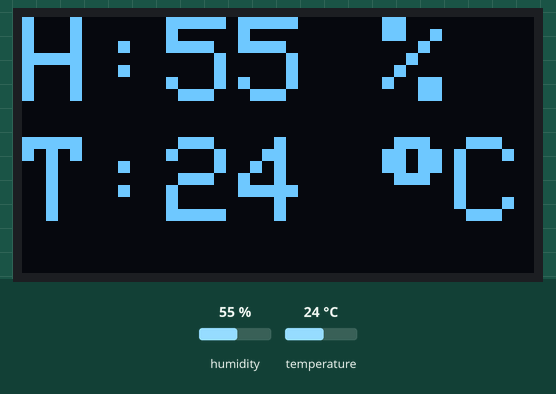
Recording of a sketch running on a simulated ESP8266 (NodeMCU). On the bench: 128×64 one-colour display. Wiring (inferred from the names in the program): DHT11 sensor: data D4. The test bench sets the inputs (shaded band); at power-on: humidity 55 %, temperature 24 °C. What the sketch prints to the serial monitor is not drawn.

Above: at 5.1 s.
5.2 s: humidity set to 22 %
At 6.9 s:
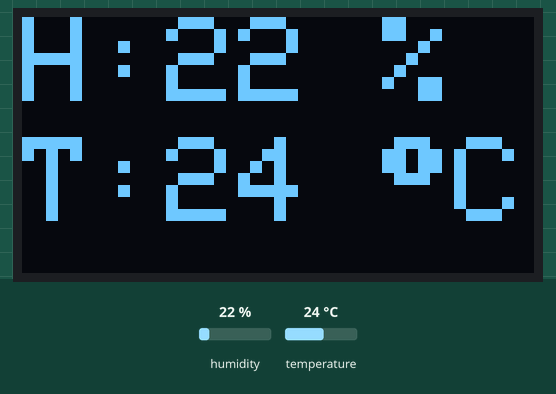
8.2 s: temperature set to 12 °C
At 9.3 s:
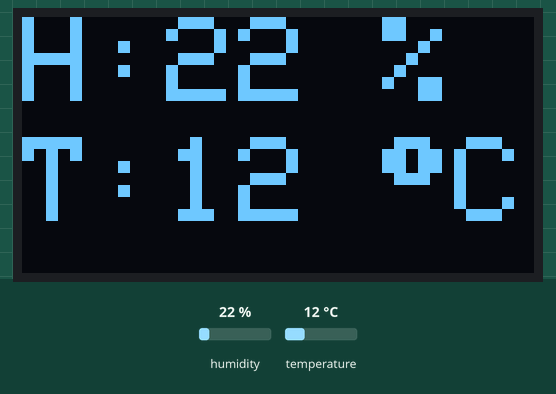
11.2 s: humidity set to 40 %
At 12.9 s:
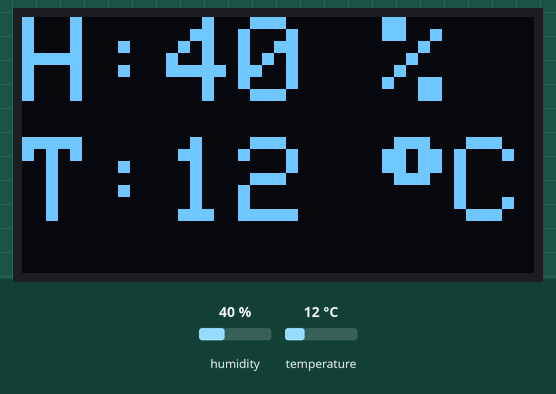
14.2 s: temperature set to 19 °C
At 15.3 s:
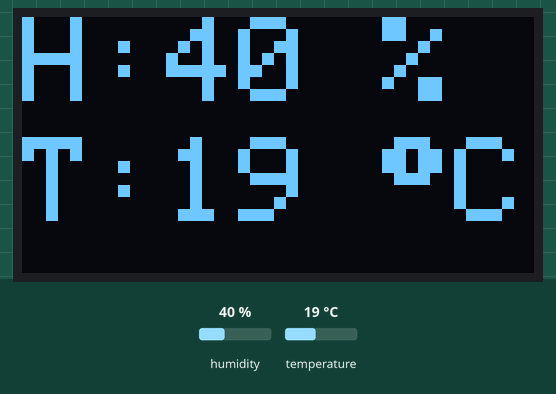
Timing chart, 0 to 17.2 s (numbered marks = the images above; inputs shaded):
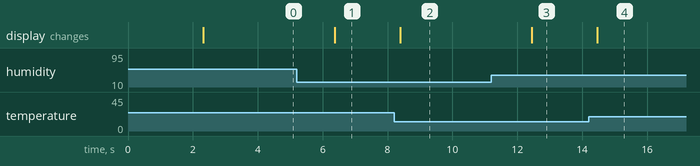

The sketch:

AWIFI-DHT11OLED.ino
```cpp
#include "DHT.h"
#include <Wire.h>
#include <SPI.h>
#include <Adafruit_GFX.h>
#include <Adafruit_SSD1306.h>
#define OLED_RESET -1
Adafruit_SSD1306 OLED(OLED_RESET);

#define DHTTYPE DHT11
#define DHTPIN  D4
DHT dht(DHTPIN, DHTTYPE, 15);

void setup()
{
  Serial.begin(9600);
  OLED.begin(SSD1306_SWITCHCAPVCC, 0x3C);
}

void loop()
{
  float h = dht.readHumidity();
  float t = dht.readTemperature();
  float f = dht.readTemperature(true);
  if (isnan(h) || isnan(t) || isnan(f))
  {
    Serial.println("Failed to read from DHT sensor!");
  }
  else
  {
    OLED.clearDisplay();
    OLED.setTextColor(WHITE);
    OLED.setCursor(0, 0);
    OLED.setTextSize(3);
    OLED.println(String("H:") + String(h, 0) + " %");
    OLED.setCursor(0 , 30);
    OLED.print(String("T:") + String(t, 0) + " ");
    OLED.write(247);
    OLED.print("C");
    OLED.display();
  }
}
```

DHT.h
```cpp
// (licence header left out)
#ifndef DHT_H
#define DHT_H

#if ARDUINO >= 100
 #include "Arduino.h"
#else
 #include "WProgram.h"
#endif


// Uncomment to enable printing out nice debug messages.
//#define DHT_DEBUG

// Define where debug output will be printed.
#define DEBUG_PRINTER Serial

// Setup debug printing macros.
#ifdef DHT_DEBUG
  #define DEBUG_PRINT(...) { DEBUG_PRINTER.print(__VA_ARGS__); }
  #define DEBUG_PRINTLN(...) { DEBUG_PRINTER.println(__VA_ARGS__); }
#else
  #define DEBUG_PRINT(...) {}
  #define DEBUG_PRINTLN(...) {}
#endif

// Define types of sensors.
#define DHT11 11
#define DHT22 22
#define DHT21 21
#define AM2301 21


class DHT {
  public:
   DHT(uint8_t pin, uint8_t type, uint8_t count=6);
   void begin(void);
   float readTemperature(bool S=false, bool force=false);
   float convertCtoF(float);
   float convertFtoC(float);
   float computeHeatIndex(float temperature, float percentHumidity, bool isFahrenheit=true);
   float readHumidity(bool force=false);
   boolean read(bool force=false);

 private:
  uint8_t data[5];
  uint8_t _pin, _type;
  #ifdef __AVR
    // Use direct GPIO access on an 8-bit AVR so keep track of the port and bitmask
    // for the digital pin connected to the DHT.  Other platforms will use digitalRead.
    uint8_t _bit, _port;
  #endif
  uint32_t _lastreadtime, _maxcycles;
  bool _lastresult;

  uint32_t expectPulse(bool level);

};

class InterruptLock {
  public:
   InterruptLock() {
    noInterrupts();
   }
   ~InterruptLock() {
    interrupts();
   }

};

#endif
```

DHT.cpp
```cpp
// (licence header left out)
#include "DHT.h"

#define MIN_INTERVAL 2000

DHT::DHT(uint8_t pin, uint8_t type, uint8_t count) {
  _pin = pin;
  _type = type;
  #ifdef __AVR
    _bit = digitalPinToBitMask(pin);
    _port = digitalPinToPort(pin);
  #endif
  _maxcycles = microsecondsToClockCycles(1000);  // 1 millisecond timeout for
                                                 // reading pulses from DHT sensor.
  // Note that count is now ignored as the DHT reading algorithm adjusts itself
  // basd on the speed of the processor.
}

void DHT::begin(void) {
  // set up the pins!
  pinMode(_pin, INPUT_PULLUP);
  // Using this value makes sure that millis() - lastreadtime will be
  // >= MIN_INTERVAL right away. Note that this assignment wraps around,
  // but so will the subtraction.
  _lastreadtime = -MIN_INTERVAL;
  DEBUG_PRINT("Max clock cycles: "); DEBUG_PRINTLN(_maxcycles, DEC);
}

//boolean S == Scale.  True == Fahrenheit; False == Celcius
float DHT::readTemperature(bool S, bool force) {
  float f = NAN;

  if (read(force)) {
    switch (_type) {
    case DHT11:
      f = data[2];
      if(S) {
        f = convertCtoF(f);
      }
      break;
    case DHT22:
    case DHT21:
      f = data[2] & 0x7F;
      f *= 256;
      f += data[3];
      f *= 0.1;
      if (data[2] & 0x80) {
        f *= -1;
      }
      if(S) {
        f = convertCtoF(f);
      }
      break;
    }
  }
  return f;
}

float DHT::convertCtoF(float c) {
  return c * 1.8 + 32;
}

float DHT::convertFtoC(float f) {
  return (f - 32) * 0.55555;
}

float DHT::readHumidity(bool force) {
  float f = NAN;
  if (read()) {
    switch (_type) {
    case DHT11:
      f = data[0];
      break;
    case DHT22:
    case DHT21:
      f = data[0];
      f *= 256;
      f += data[1];
      f *= 0.1;
      break;
    }
  }
  return f;
}

//boolean isFahrenheit: True == Fahrenheit; False == Celcius
float DHT::computeHeatIndex(float temperature, float percentHumidity, bool isFahrenheit) {
  // Using both Rothfusz and Steadman's equations
  // http://www.wpc.ncep.noaa.gov/html/heatindex_equation.shtml
  float hi;

  if (!isFahrenheit)
    temperature = convertCtoF(temperature);

  hi = 0.5 * (temperature + 61.0 + ((temperature - 68.0) * 1.2) + (percentHumidity * 0.094));

  if (hi > 79) {
    hi = -42.379 +
             2.04901523 * temperature +
            10.14333127 * percentHumidity +
            -0.22475541 * temperature*percentHumidity +
            -0.00683783 * pow(temperature, 2) +
            -0.05481717 * pow(percentHumidity, 2) +
             0.00122874 * pow(temperature, 2) * percentHumidity +
             0.00085282 * temperature*pow(percentHumidity, 2) +
            -0.00000199 * pow(temperature, 2) * pow(percentHumidity, 2);

    if((percentHumidity < 13) && (temperature >= 80.0) && (temperature <= 112.0))
      hi -= ((13.0 - percentHumidity) * 0.25) * sqrt((17.0 - abs(temperature - 95.0)) * 0.05882);

    else if((percentHumidity > 85.0) && (temperature >= 80.0) && (temperature <= 87.0))
      hi += ((percentHumidity - 85.0) * 0.1) * ((87.0 - temperature) * 0.2);
  }

  return isFahrenheit ? hi : convertFtoC(hi);
}

boolean DHT::read(bool force) {
  // Check if sensor was read less than two seconds ago and return early
  // to use last reading.
  uint32_t currenttime = millis();
  if (!force && ((currenttime - _lastreadtime) < 2000)) {
    return _lastresult; // return last correct measurement
  }
  _lastreadtime = currenttime;

  // Reset 40 bits of received data to zero.
  data[0] = data[1] = data[2] = data[3] = data[4] = 0;

  // Send start signal.  See DHT datasheet for full signal diagram:
  //   http://www.adafruit.com/datasheets/Digital%20humidity%20and%20temperature%20sensor%20AM2302.pdf

  // Go into high impedence state to let pull-up raise data line level and
  // start the reading process.
  digitalWrite(_pin, HIGH);
  delay(250);

  // First set data line low for 20 milliseconds.
  pinMode(_pin, OUTPUT);
  digitalWrite(_pin, LOW);
  delay(20);

  uint32_t cycles[80];
  {
    // Turn off interrupts temporarily because the next sections are timing critical
    // and we don't want any interruptions.
    InterruptLock lock;

    // End the start signal by setting data line high for 40 microseconds.
    digitalWrite(_pin, HIGH);
    delayMicroseconds(40);

    // Now start reading the data line to get the value from the DHT sensor.
    pinMode(_pin, INPUT_PULLUP);
    delayMicroseconds(10);  // Delay a bit to let sensor pull data line low.

    // First expect a low signal for ~80 microseconds followed by a high signal
    // for ~80 microseconds again.
    if (expectPulse(LOW) == 0) {
      DEBUG_PRINTLN(F("Timeout waiting for start signal low pulse."));
      _lastresult = false;
      return _lastresult;
    }
    if (expectPulse(HIGH) == 0) {
      DEBUG_PRINTLN(F("Timeout waiting for start signal high pulse."));
      _lastresult = false;
      return _lastresult;
    }

    // Now read the 40 bits sent by the sensor.  Each bit is sent as a 50
    // microsecond low pulse followed by a variable length high pulse.  If the
    // high pulse is ~28 microseconds then it's a 0 and if it's ~70 microseconds
    // then it's a 1.  We measure the cycle count of the initial 50us low pulse
    // and use that to compare to the cycle count of the high pulse to determine
    // if the bit is a 0 (high state cycle count < low state cycle count), or a
    // 1 (high state cycle count > low state cycle count). Note that for speed all
    // the pulses are read into a array and then examined in a later step.
    for (int i=0; i<80; i+=2) {
      cycles[i]   = expectPulse(LOW);
      cycles[i+1] = expectPulse(HIGH);
    }
  } // Timing critical code is now complete.

  // Inspect pulses and determine which ones are 0 (high state cycle count < low
  // state cycle count), or 1 (high state cycle count > low state cycle count).
  for (int i=0; i<40; ++i) {
    uint32_t lowCycles  = cycles[2*i];
    uint32_t highCycles = cycles[2*i+1];
    if ((lowCycles == 0) || (highCycles == 0)) {
      DEBUG_PRINTLN(F("Timeout waiting for pulse."));
      _lastresult = false;
      return _lastresult;
    }
    data[i/8] <<= 1;
    // Now compare the low and high cycle times to see if the bit is a 0 or 1.
    if (highCycles > lowCycles) {
      // High cycles are greater than 50us low cycle count, must be a 1.
      data[i/8] |= 1;
    }
    // Else high cycles are less than (or equal to, a weird case) the 50us low
    // cycle count so this must be a zero.  Nothing needs to be changed in the
    // stored data.
  }

  DEBUG_PRINTLN(F("Received:"));
  DEBUG_PRINT(data[0], HEX); DEBUG_PRINT(F(", "));
  DEBUG_PRINT(data[1], HEX); DEBUG_PRINT(F(", "));
  DEBUG_PRINT(data[2], HEX); DEBUG_PRINT(F(", "));
  DEBUG_PRINT(data[3], HEX); DEBUG_PRINT(F(", "));
  DEBUG_PRINT(data[4], HEX); DEBUG_PRINT(F(" =? "));
  DEBUG_PRINTLN((data[0] + data[1] + data[2] + data[3]) & 0xFF, HEX);

  // Check we read 40 bits and that the checksum matches.
  if (data[4] == ((data[0] + data[1] + data[2] + data[3]) & 0xFF)) {
    _lastresult = true;
    return _lastresult;
  }
  else {
    DEBUG_PRINTLN(F("Checksum failure!"));
    _lastresult = false;
    return _lastresult;
  }
}

// Expect the signal line to be at the specified level for a period of time and
// return a count of loop cycles spent at that level (this cycle count can be
// used to compare the relative time of two pulses).  If more than a millisecond
// ellapses without the level changing then the call fails with a 0 response.
// This is adapted from Arduino's pulseInLong function (which is only available
// in the very latest IDE versions):
//   https://github.com/arduino/Arduino/blob/master/hardware/arduino/avr/cores/arduino/wiring_pulse.c
uint32_t DHT::expectPulse(bool level) {
  uint32_t count = 0;
  // On AVR platforms use direct GPIO port access as it's much faster and better
  // for catching pulses that are 10's of microseconds in length:
  #ifdef __AVR
    uint8_t portState = level ? _bit : 0;
    while ((*portInputRegister(_port) & _bit) == portState) {
      if (count++ >= _maxcycles) {
        return 0; // Exceeded timeout, fail.
      }
    }
  // Otherwise fall back to using digitalRead (this seems to be necessary on ESP8266
  // right now, perhaps bugs in direct port access functions?).
  #else
    while (digitalRead(_pin) == level) {
      if (count++ >= _maxcycles) {
        return 0; // Exceeded timeout, fail.
      }
    }
  #endif

  return count;
}
```

Measured:
- after the input at 5.2 s, the display: changes after 1.2 s (image 1)
- after the input at 8.2 s, the display: changes after 0.20 s (image 2)
- after the input at 11.2 s, the display: changes after 1.2 s (image 3)
- after the input at 14.2 s, the display: changes after 0.27 s (image 4)
